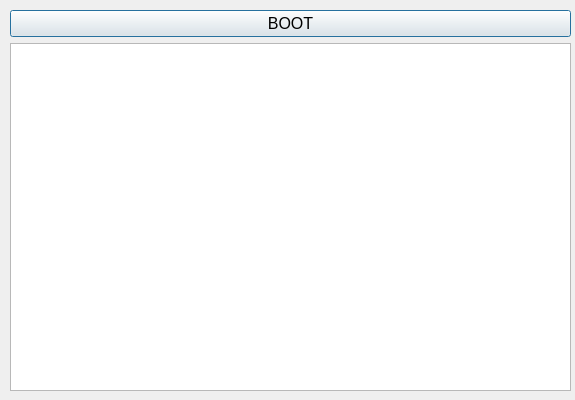
<?xml version="1.0" encoding="UTF-8"?>
<ui version="4.0">
 <class>BootSelectionDialog</class>
 <widget class="QDialog" name="BootSelectionDialog">
  <property name="geometry">
   <rect>
    <x>0</x>
    <y>0</y>
    <width>575</width>
    <height>400</height>
   </rect>
  </property>
  <property name="sizePolicy">
   <sizepolicy hsizetype="Expanding" vsizetype="Expanding">
    <horstretch>0</horstretch>
    <verstretch>0</verstretch>
   </sizepolicy>
  </property>
  <property name="font">
   <font>
    <pointsize>12</pointsize>
   </font>
  </property>
  <property name="windowTitle">
   <string>Select OS to boot</string>
  </property>
  <widget class="QWidget" name="">
   <property name="geometry">
    <rect>
     <x>10</x>
     <y>10</y>
     <width>561</width>
     <height>381</height>
    </rect>
   </property>
   <layout class="QVBoxLayout" name="verticalLayout">
    <item>
     <layout class="QHBoxLayout" name="horizontalLayout">
      <property name="sizeConstraint">
       <enum>QLayout::SetMaximumSize</enum>
      </property>
      <item>
       <widget class="QPushButton" name="pushButton">
        <property name="text">
         <string>BOOT</string>
        </property>
       </widget>
      </item>
     </layout>
    </item>
    <item>
     <widget class="QListWidget" name="list">
      <property name="sizePolicy">
       <sizepolicy hsizetype="Expanding" vsizetype="Expanding">
        <horstretch>0</horstretch>
        <verstretch>0</verstretch>
       </sizepolicy>
      </property>
      <property name="font">
       <font>
        <pointsize>12</pointsize>
       </font>
      </property>
      <property name="spacing">
       <number>2</number>
      </property>
     </widget>
    </item>
   </layout>
  </widget>
 </widget>
 <resources/>
 <connections/>
</ui>
